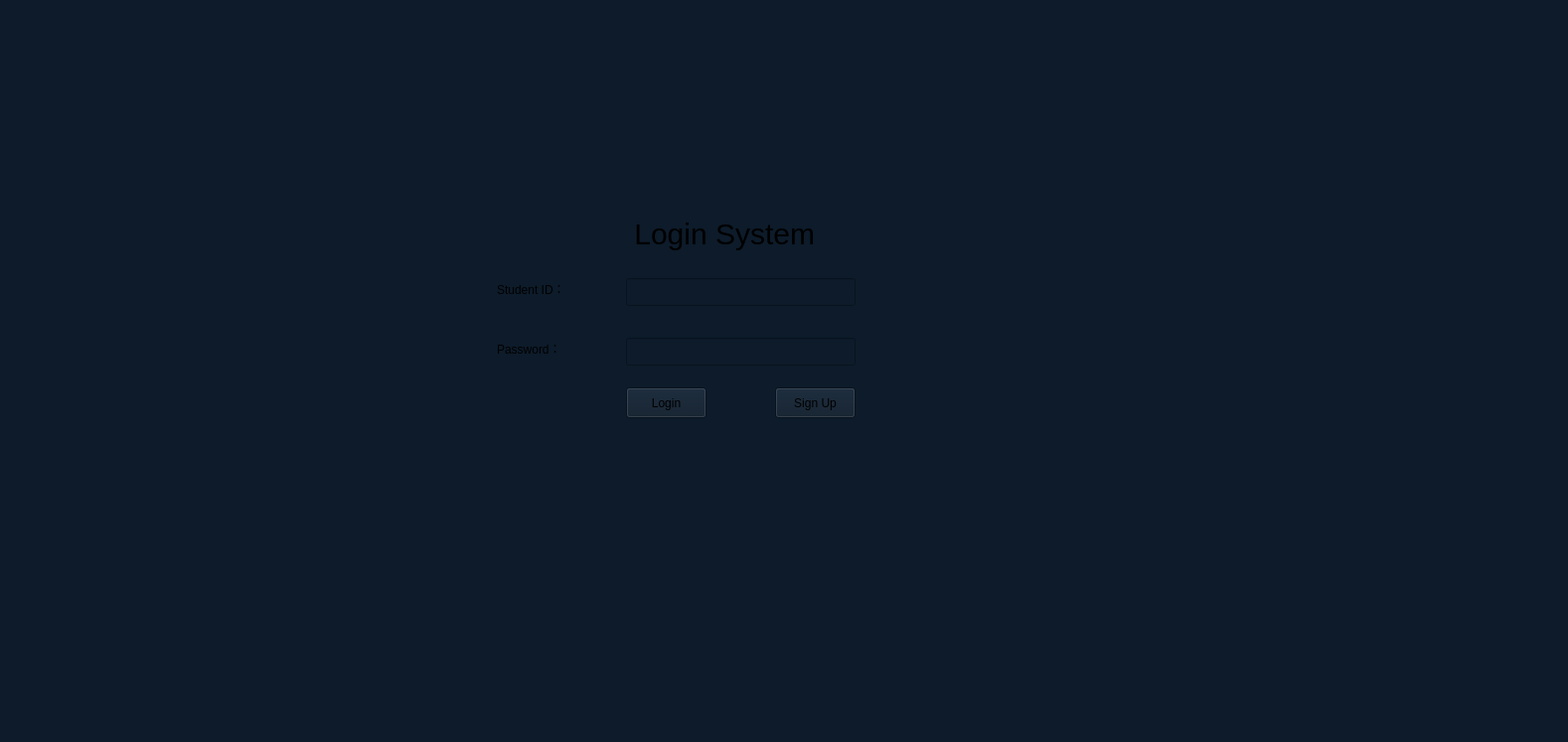
<?xml version="1.0" encoding="UTF-8"?>
<ui version="4.0">
 <class>MainWindow</class>
 <widget class="QMainWindow" name="MainWindow">
  <property name="enabled">
   <bool>true</bool>
  </property>
  <property name="geometry">
   <rect>
    <x>0</x>
    <y>0</y>
    <width>1578</width>
    <height>747</height>
   </rect>
  </property>
  <property name="windowTitle">
   <string>MainWindow</string>
  </property>
  <property name="styleSheet">
   <string notr="true">background-color: #0D1B2A;</string>
  </property>
  <widget class="QWidget" name="centralwidget">
   <widget class="QLabel" name="label">
    <property name="enabled">
     <bool>true</bool>
    </property>
    <property name="geometry">
     <rect>
      <x>630</x>
      <y>210</y>
      <width>271</width>
      <height>51</height>
     </rect>
    </property>
    <property name="styleSheet">
     <string notr="true">QLabel{
font-size:30px
}</string>
    </property>
    <property name="text">
     <string> Login System</string>
    </property>
   </widget>
   <widget class="QLabel" name="label_2">
    <property name="geometry">
     <rect>
      <x>500</x>
      <y>280</y>
      <width>121</width>
      <height>21</height>
     </rect>
    </property>
    <property name="styleSheet">
     <string notr="true">font: 14pt &quot;Segoe UI&quot;;</string>
    </property>
    <property name="text">
     <string>Student ID：</string>
    </property>
   </widget>
   <widget class="QLabel" name="label_3">
    <property name="geometry">
     <rect>
      <x>500</x>
      <y>340</y>
      <width>181</width>
      <height>21</height>
     </rect>
    </property>
    <property name="styleSheet">
     <string notr="true">font: 14pt &quot;Segoe UI&quot;;</string>
    </property>
    <property name="text">
     <string>Password：</string>
    </property>
   </widget>
   <widget class="QLineEdit" name="lineEdit_StudentID">
    <property name="geometry">
     <rect>
      <x>630</x>
      <y>280</y>
      <width>231</width>
      <height>28</height>
     </rect>
    </property>
    <property name="styleSheet">
     <string notr="true">QLineEdit{
font-size:15px;
}</string>
    </property>
   </widget>
   <widget class="QLineEdit" name="lineEdit_Password">
    <property name="geometry">
     <rect>
      <x>630</x>
      <y>340</y>
      <width>231</width>
      <height>28</height>
     </rect>
    </property>
    <property name="styleSheet">
     <string notr="true">QLineEdit{
font-size:15px;
}</string>
    </property>
    <property name="echoMode">
     <enum>QLineEdit::EchoMode::Password</enum>
    </property>
   </widget>
   <widget class="QPushButton" name="pushButton_Login">
    <property name="geometry">
     <rect>
      <x>630</x>
      <y>390</y>
      <width>81</width>
      <height>31</height>
     </rect>
    </property>
    <property name="styleSheet">
     <string notr="true">font: 10pt &quot;Segoe UI&quot;;</string>
    </property>
    <property name="text">
     <string>Login</string>
    </property>
   </widget>
   <widget class="QPushButton" name="pushButton_SignUp">
    <property name="geometry">
     <rect>
      <x>780</x>
      <y>390</y>
      <width>81</width>
      <height>31</height>
     </rect>
    </property>
    <property name="styleSheet">
     <string notr="true">font: 10pt &quot;Segoe UI&quot;;</string>
    </property>
    <property name="text">
     <string>Sign Up</string>
    </property>
   </widget>
  </widget>
  <widget class="QMenuBar" name="menubar">
   <property name="geometry">
    <rect>
     <x>0</x>
     <y>0</y>
     <width>1578</width>
     <height>25</height>
    </rect>
   </property>
  </widget>
  <widget class="QStatusBar" name="statusbar"/>
 </widget>
 <resources/>
 <connections/>
</ui>
